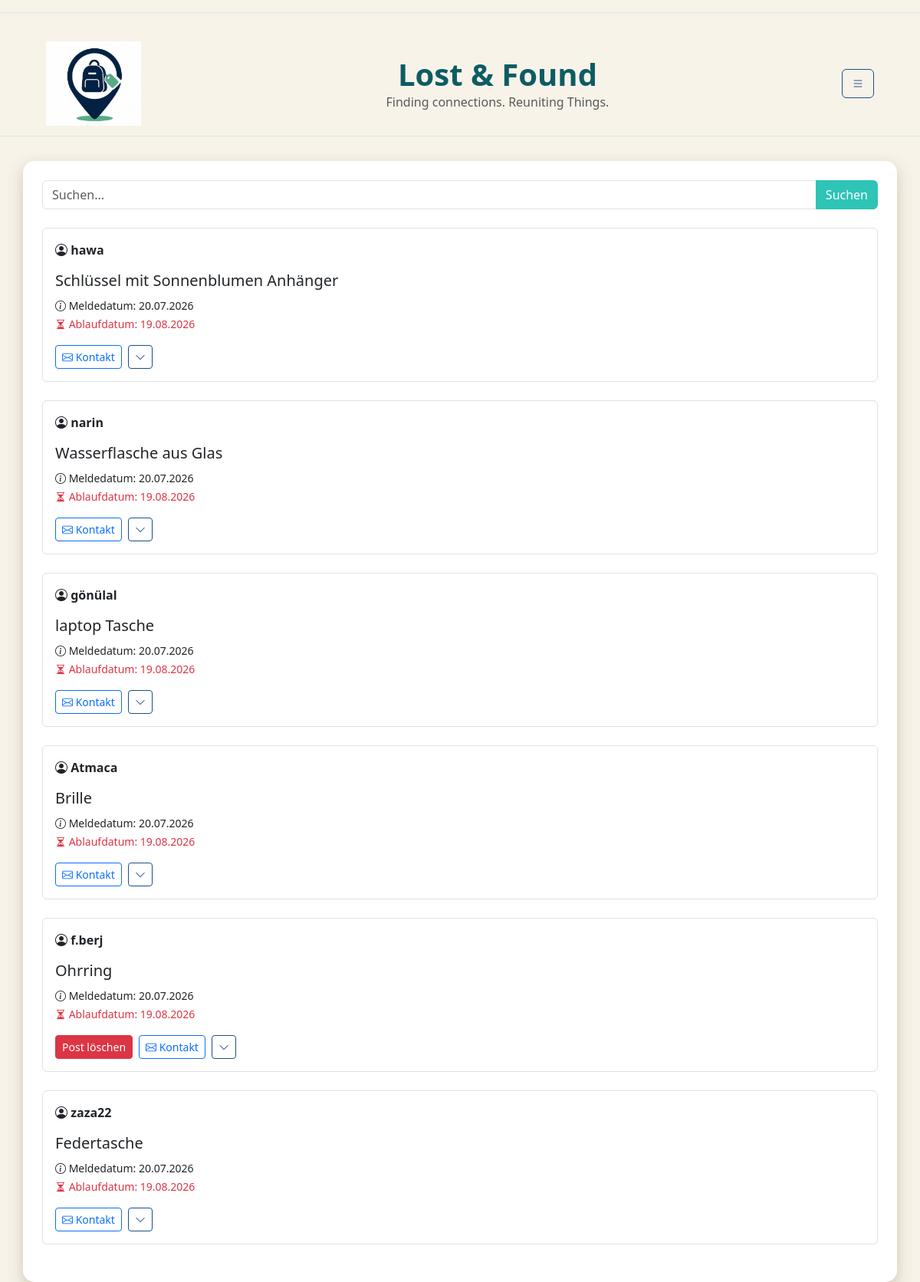
The page /home (signed in) on the database its author committed.
### db.py (models this page shows)
class Post(db.Model):
    __tablename__ = "post"
    post_id = db.Column(db.Integer,primary_key=True)
    user_id = db.Column(db.Integer,db.ForeignKey("standardUser.user_id"))
    fundbuero_id = db.Column(db.Integer,db.ForeignKey("fundbuero.fundbuero_id"))
    titel = db.Column(db.String,nullable=False)
    meldedatum = db.Column(db.Date)
    verlustdatum = db.Column(db.Date)
    ablaufdatum = db.Column(db.Date)
    schliessdatum = db.Column(db.Date)
    verlustort = db.Column(db.String)
    beschreibung = db.Column(db.Text)
    status = db.Column(db.String,default="laufend")
    views = db.Column(db.Integer,default=0 )
    user = db.relationship("StandardUser",back_populates="posts")
    fundbuero = db.relationship("Fundbuero",back_populates="posts")

class StandardUser(db.Model):
    __tablename__ = "standardUser"
    user_id = db.Column( db.Integer, primary_key=True )
    fundbuero_id = db.Column( db.Integer, db.ForeignKey("fundbuero.fundbuero_id"), nullable=True)
    campus_id = db.Column( db.String, db.ForeignKey("campus.campus_id") )
    name = db.Column( db.String)
    benutzername = db.Column( db.String, unique=True)
    passwort = db.Column(db.String,nullable=False)
    hwr_mail = db.Column(db.String, unique=True,nullable=False )
    is_admin = db.Column(db.Boolean, default=False)
    campus = db.relationship("Campus",back_populates="users")
    posts = db.relationship( "Post",back_populates="user")

### app.py (the view)
@app.route("/home")
def home():
    if "user_id" not in session:
        flash("Bitte zuerst einloggen!", "warning")
        return redirect(url_for("login"))
    form = forms.Suchleiste()
    csrf_form = forms.CSRFOnlyForm()
    user = db.session.get(StandardUser, session["user_id"])
    fundbuero = db.session.get(Fundbuero, session["fundbuero_id"])
    if user is None:
        session.clear()
        flash("Dein Account existiert nicht mehr.", "warning")
        return redirect(url_for("login"))
    posts = db.session.execute(
    db.select(Post).where(
        Post.ablaufdatum >= date.today(),
        Post.status == "laufend"
    )
).scalars()
    return render_template("home.html", posts=posts, form=form, user=user, fundbuero=fundbuero, csrf_form=csrf_form)

### forms.py
class Suchleiste(FlaskForm):
  suchfeld = StringField( "Suchbegriff",
       validators=[InputRequired()]
  )
  submit = SubmitField("Suchen")

class CSRFOnlyForm(FlaskForm):
    pass

### templates/home.html (shortened to what this page needs)
{% extends "base.html" %}
{% block CONTENT %}
<form method="POST" action="{{ url_for('suche') }}" class="mb-4">
    <div class="input-group">
        {{ form.suchfeld(class="form-control", placeholder="Suchen...") }}
        {{ form.submit(class="btn btn-primary") }}
    </div>
</form>
{% for post in posts %}
    {% if session.get('is_admin') or post.user.campus_id == user.campus_id or (fundbuero and post.user.campus_id == fundbuero.campus_id) %}
        <div class="border rounded p-3 mb-4">
            <strong>
                <i class="bi bi-person-circle"></i>
                {{ post.user.benutzername }}
            </strong>
            <h5 class="mt-3">{{ post.titel }}</h5>
            <small>
                <i class="bi bi-info-circle"></i>
                Meldedatum: {{ post.meldedatum.strftime('%d.%m.%Y') }}
            </small>
            <br>
            <small class="text-danger">
                <i class="bi bi-hourglass-split"></i>
                Ablaufdatum: {{ post.ablaufdatum.strftime('%d.%m.%Y') }}
            </small>
            <div class="mt-3 d-flex align-items-center gap-2">
                {% if session.get('is_admin') or post.user_id == session.get('user_id') %}
                    <a href="{{url_for('delete_post', post_id=post.post_id)}}" class="btn btn-danger btn-sm">Post löschen</a>
                {% endif %}
                {% if session.get('fundbuero_id') %}
    <form method="POST" action="{{ url_for('send_fundbuero_mail', post_id=post.post_id) }}" class="d-inline">
        <input type="hidden" name="csrf_token" value="{{  csrf_form.csrf_token._value()}}">
        <button type="submit" class="btn btn-outline-primary btn-sm">
            <i class="bi bi-envelope"></i> Jetzt Kontaktieren
        </button>
    </form>
{% else %}
                <a href="mailto:{{ post.user.hwr_mail }}?subject=Gefunden: {{ post.titel|urlencode }}&body=Hallo, ich habe deinen Gegenstand gefunden." class="btn btn-outline-primary btn-sm">
                    <i class="bi bi-envelope"></i> Kontakt
                </a>
{% endif %}
  <a href="{{ url_for('post_detail', post_id=post.post_id) }}" class="btn btn-outline-secondary btn-sm">
                 <i class="bi bi-chevron-down"></i>
</a>
            </div>
        </div>
    {% endif %}
{% endfor %}
{% endblock %}

### static/css/style.css (style rules this page uses)
body { background-color: var(--color-main) !important; }
.btn-primary { background-color: var(--color-accent1) !important; border-color: var(--color-accent1) !important; }
.btn-outline-secondary { color: var(--color-accent2) !important; border-color: var(--color-accent2) !important; }

### static/css/color.css (style rules this page uses)
:root { --color-main: rgb(247, 243, 233); --color-shadow: rgb(215, 205, 190); --color-highlight: rgb(13, 92, 99); --color-accent1: rgb(46, 196, 182); --color-accent2: rgb(29, 78, 137); }

### rows shown on the page
Post: user.benutzername "hawa", titel "Schlüssel mit Sonnenblumen Anhänger", meldedatum "20.07.2026", ablaufdatum "19.08.2026"
Post: user.benutzername "narin", titel "Wasserflasche aus Glas", meldedatum "20.07.2026", ablaufdatum "19.08.2026"
Post: user.benutzername "gönülal", titel "laptop Tasche", meldedatum "20.07.2026", ablaufdatum "19.08.2026"
Post: user.benutzername "Atmaca", titel "Brille", meldedatum "20.07.2026", ablaufdatum "19.08.2026"
Post: user.benutzername "f.berj", titel "Ohrring", meldedatum "20.07.2026", ablaufdatum "19.08.2026"
Post: user.benutzername "zaza22", titel "Federtasche", meldedatum "20.07.2026", ablaufdatum "19.08.2026"
